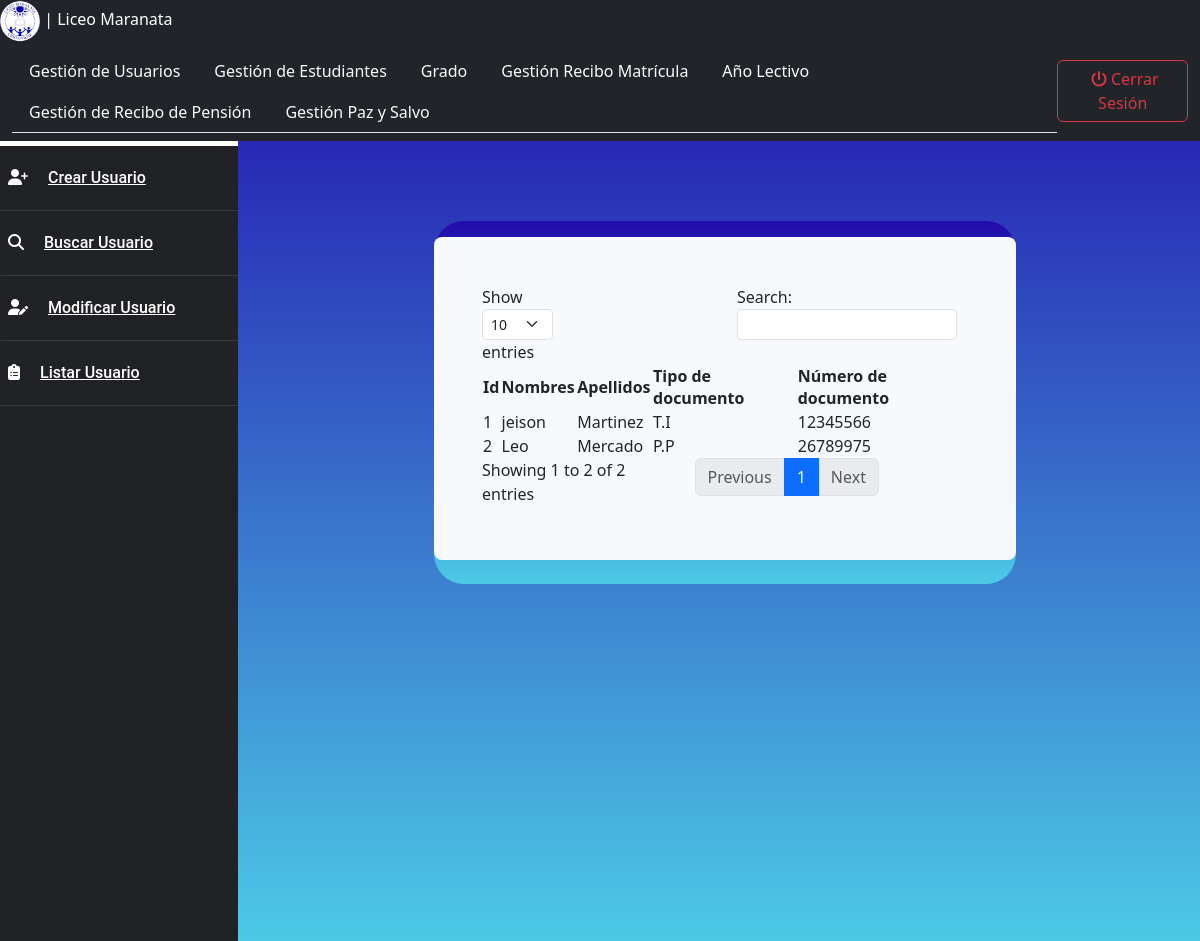
Before: /estudiantes/usuarios/ with the older database file.
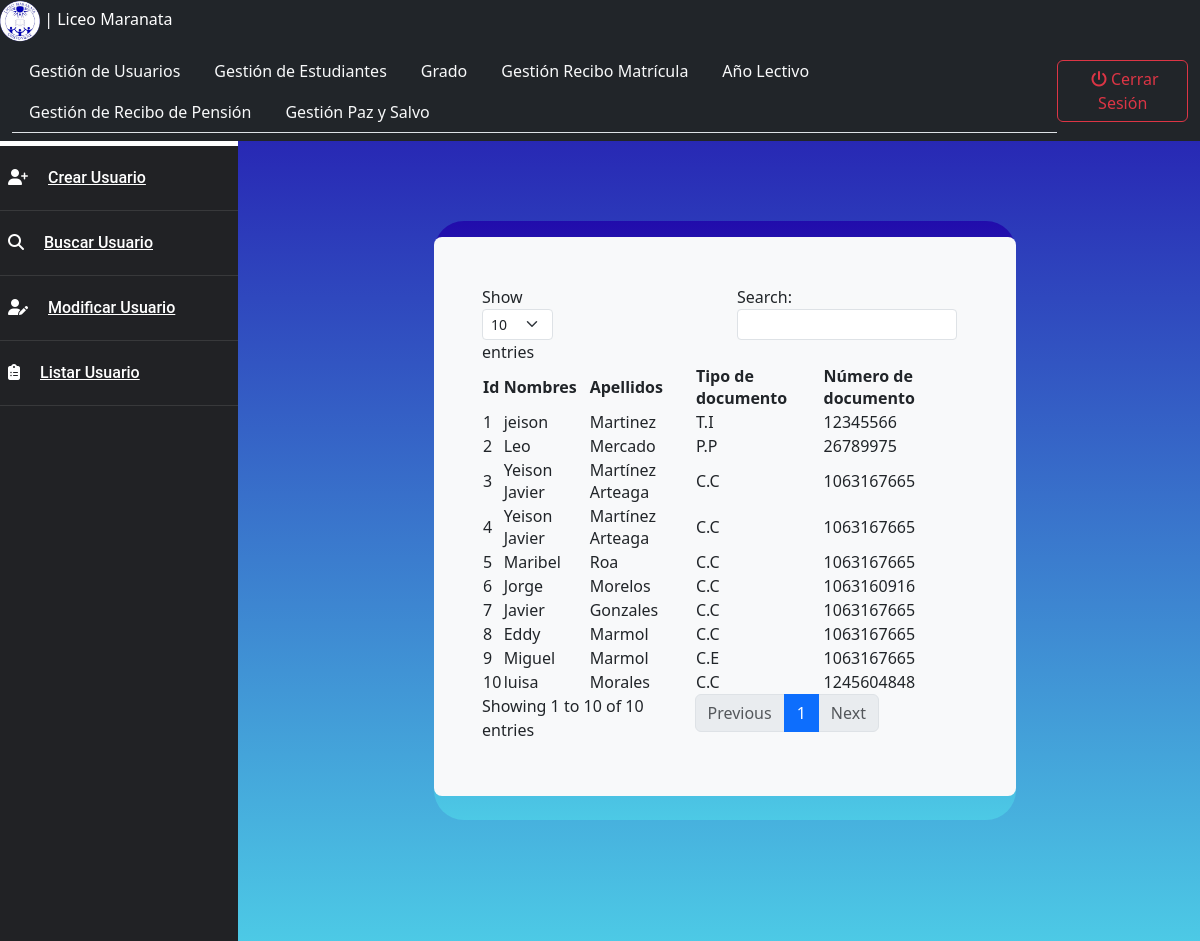
After: the same page with the newer database file.
### estudiantes/models.py (models this page shows)
class Usuario (models.Model):
    class TipoDocumento(models.TextChoices):
        CC='C.C', _('Cédula de Ciudadanía')
        CE='C.E', _('Cédula de Extranjería')
        PP='P.P', _('Permiso Especial')
        TI='T.I', _('Tarjeta de Identidad')
        RC='R.C', _('Registro Civil' )
        OT='Otro', _('Otro Tipo de Documento')
    tipoDocumento=models.CharField(max_length=6, choices=TipoDocumento.choices, default=TipoDocumento.TI, verbose_name="Tipo de Documento")
    documento=models.CharField(max_length=20, verbose_name="Documento")
    nombres=models.CharField(max_length=60, verbose_name="Nombres")
    apellidos=models.CharField(max_length=60, verbose_name="Apellidos")
    fechaNacimiento=models.DateField(verbose_name="fecha de nacimiento", help_text=u"MM/DD/AAAA")
    email=models.CharField(max_length=100, verbose_name="Email")
    contrasena=models.CharField(max_length=60, verbose_name="Contraseña")
    class Estado(models.TextChoices):
        ACTIVO='1', _('Activo')
        INACTIVO='0', _('Inactivo')
    estado=models.CharField(max_length=1, choices=Estado.choices, default=Estado.ACTIVO, verbose_name="Estado")

### estudiantes/views.py (the view)
# urls.py: path('usuarios/',usuario_listar,name="usuarios-listar"),
def usuario_listar(request):
    usuarios=Usuario.objects.all()
    context={
        "usuarios":usuarios
    }
    return render(request,"estudiantes/usuarios_listar.html",context)

### base/templates/estudiantes/usuarios_listar.html (shortened to what this page needs)
{% extends 'partials/body.html' %}
{% block menu %}
{% include 'estudiantes/usuarios_menu.html' %}
{% endblock menu %}
{% block contenido %}
    <div class="col p-5 rounded mx-5 ">
    <form class="row g-3 needs-validation mi-azul" novalidate>
      <div class="p-5 mb-4 bg-light rounded-3">
        <table id="example" class="display " style="width:100%">
          <thead>
              <tr>
                  <th>Id</th>
                  <th>Nombres</th>
                  <th>Apellidos</th>
                  <th>Tipo de documento</th>
                  <th>Número de documento</th>
              </tr>
          </thead>
          <tbody>
            {% for usuario in usuarios %}
            <tr>
                <td> {{usuario.id}} </td>
                <td> {{usuario.nombres}} </td>
                <td> {{usuario.apellidos}} </td>
                <td> {{usuario.tipoDocumento}} </td>
                <td> {{usuario.documento}} </td>
            </tr>
            {% endfor %}
      </table>
      </div>
    </form>
  </div>
</div>
</div>
{% endblock contenido %}

### base/templates/partials/body.html (shortened to what this page needs)
{% load static %}
{% load bootstrap5 %}
{% bootstrap_css %}
<!DOCTYPE html>
<html lang="en">
<head>
    <link rel="stylesheet" href="{% static 'css/principal.css' %}">
    <link rel="stylesheet" href="{% static 'toastr/toastr.min.css' %}">
</head>
<body>
    {% include 'partials/header.html' %}
    <div class="row" id="gUsuario">
        <div class="barra-lateral col-12 col-sm-auto">
            <nav class="menu d-flex d-sm-block justify-content-center
                flex-wrap">
                {% block menu %}
                {% endblock menu %}
            </nav>
        </div>
        <div class="col p-5 rounded mx-5 ">
            <div class="container-fluid">
                {% block contenido %}
                {% endblock contenido %}
            </div>
        </div>
    </body>
</html>

### base/templates/partials/header.html
{% load static %}
<header class="navbar-expand-md  bg-dark">
    <a class="navbar-brand" href="{% url 'inicio' %}">
      <img width="40px" src= "{% static 'img/Logomaranata.png' %}" >      <span class="text-white"> | Liceo Maranata</span>
    </a>
  </header>
  <div class="container-expand">
    <div class="container-expand">
      <nav class="navbar navbar-expand bg-dark">
        <div class="container-fluid">
          <ul class="nav nav-tabs" >
            <li class="nav-item">
              <a class="nav-link text-light" href="{% url 'inicio' %}">Gestión de Usuarios</a>
            </li>
            <li class="nav-item">
              <a class="nav-link text-light" href="{% url 'estudiantes' %}">Gestión de Estudiantes</a>
            </li>
            <li class="nav-item">
              <a class="nav-link text-light" href="{% url 'grado' %}">Grado</a>
            </li>
            <li class="nav-item">
              <a class="nav-link text-light" href="{% url 'reciboMatricula' %}">Gestión Recibo Matrícula</a>
            </li>
            <li class="nav-item">
              <a class="nav-link text-light" href="{% url 'añoLectivo' %}">Año Lectivo</a>
            </li>
            <li class="nav-item">
              <a class="nav-link text-light" href="{% url 'reciboPension' %}">Gestión de Recibo de Pensión</a>
            </li>
            <li class="nav-item">
              <a class="nav-link text-light" href="{% url 'pazySalvo' %}">Gestión Paz y Salvo</a>
            </li>
          </ul>
          <a class="btn btn-outline-danger ml-auto" href="{% url 'login' %}"><i class="fas fa-power-off m-1"></i>Cerrar
            Sesión</a>
        </div>
      </nav>
    </div>

### base/templates/estudiantes/usuarios_menu.html
<a href="{% url 'inicio' %}"><i class="fas fa-user-plus"></i><span>Crear Usuario</span></a>
<a href="{% url 'usuarios-buscar' %}"><i class="fas fa-search"></i><span>Buscar Usuario</span></a>
<a href="{% url 'usuarios-modificar' %}"><i class="fas fa-user-edit"></i><span>Modificar Usuario</span></a>
<a href="{% url 'usuarios-listar' %}"><i class="fas fa-clipboard-list"></i><span>Listar Usuario</span></a>

### base/templates/partials/js.html (shortened to what this page needs)
{% load static %}

### base/templates/partials/footer.html
{% load static %}

### static/css/principal.css (style rules this page uses)
body { background: #0057fa; background: hsla(191, 75%, 60%, 1); background: linear-gradient(90deg, hsla(191, 75%, 60%, 1) 0%, hsla(248, 87%, 36%, 1) 100%); background: -moz-linear-gradient(90deg, hsla(191, 75%, 60%, 1) 0%, hsla(248, 87%, 36%, 1) 100%); background: -webkit-linear-gradient(90deg, hsla(191, 75%, 60%, 1) 0%, hsla(248, 87%, 36%, 1) 100%); }
.mi-azul { background: hsla(191, 75%, 60%, 1); background: linear-gradient(90deg, hsla(191, 75%, 60%, 1) 0%, hsla(248, 87%, 36%, 1) 100%); background: -moz-linear-gradient(90deg, hsla(191, 75%, 60%, 1) 0%, hsla(248, 87%, 36%, 1) 100%); background: -webkit-linear-gradient(90deg, hsla(191, 75%, 60%, 1) 0%, hsla(248, 87%, 36%, 1) 100%); border-radius: 30px; }
.barra-lateral { background: #212225; color: #fff; min-width: 250px; min-height: 100vh; padding: 0; }
.barra-lateral a { color: #fff; }
.barra-lateral .menu a { display: block; padding: 20px; font-family: Roboto, sans-serif; font-weight: 500; border-bottom: 1px solid rgba(255, 255, 255, .1); }
.barra-lateral .menu { border-top: 5px #fff solid; }
.barra-lateral .menu a i { margin-right: 20px; }

Changed rows visible on the page:
added Usuario: id "3", nombres "Yeison Javier", apellidos "Martínez Arteaga", tipoDocumento "C.C", documento "1063167665"
added Usuario: id "4", nombres "Yeison Javier", apellidos "Martínez Arteaga", tipoDocumento "C.C", documento "1063167665"
added Usuario: id "5", nombres "Maribel", apellidos "Roa", tipoDocumento "C.C", documento "1063167665"
added Usuario: id "6", nombres "Jorge", apellidos "Morelos", tipoDocumento "C.C", documento "1063160916"
added Usuario: id "7", nombres "Javier", apellidos "Gonzales", tipoDocumento "C.C", documento "1063167665"
added Usuario: id "8", nombres "Eddy", apellidos "Marmol", tipoDocumento "C.C", documento "1063167665"
added Usuario: id "9", nombres "Miguel", apellidos "Marmol", tipoDocumento "C.E", documento "1063167665"
added Usuario: id "10", nombres "luisa", apellidos "Morales", tipoDocumento "C.C", documento "1245604848"
Other visible differences:
text written by a page script: "Show entries Search: Showing 1 to 2 of 2 entries Previous 1 Next" → "Show entries Search: Showing 1 to 10 of 10 entries Previous 1 Next"
